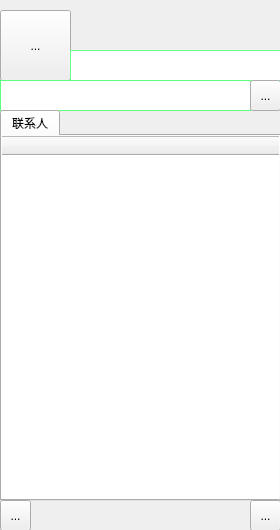
<?xml version="1.0" encoding="UTF-8"?>
<ui version="4.0">
 <class>mainWidget</class>
 <widget class="QWidget" name="mainWidget">
  <property name="geometry">
   <rect>
    <x>0</x>
    <y>0</y>
    <width>280</width>
    <height>530</height>
   </rect>
  </property>
  <property name="windowTitle">
   <string>Form</string>
  </property>
  <widget class="QToolButton" name="headImgToolBtn">
   <property name="geometry">
    <rect>
     <x>0</x>
     <y>10</y>
     <width>71</width>
     <height>71</height>
    </rect>
   </property>
   <property name="styleSheet">
    <string notr="true">border-color: rgb(0, 255, 255);</string>
   </property>
   <property name="text">
    <string>...</string>
   </property>
  </widget>
  <widget class="QWidget" name="horizontalLayoutWidget">
   <property name="geometry">
    <rect>
     <x>170</x>
     <y>0</y>
     <width>111</width>
     <height>21</height>
    </rect>
   </property>
   <layout class="QHBoxLayout" name="mainLayout"/>
  </widget>
  <widget class="QTextEdit" name="signNameTextEdit">
   <property name="geometry">
    <rect>
     <x>70</x>
     <y>50</y>
     <width>211</width>
     <height>31</height>
    </rect>
   </property>
   <property name="styleSheet">
    <string notr="true">border-width:1px;
font: 9pt &quot;Courier New&quot;;
border-color: rgb(105, 255, 143);
border-style:solid; </string>
   </property>
  </widget>
  <widget class="QTextEdit" name="searchTextEdit">
   <property name="geometry">
    <rect>
     <x>0</x>
     <y>80</y>
     <width>251</width>
     <height>31</height>
    </rect>
   </property>
   <property name="styleSheet">
    <string notr="true">border-width:1px;
font: 9pt &quot;Courier New&quot;;
border-color: rgb(93, 255, 131);
border-style:solid; </string>
   </property>
  </widget>
  <widget class="QToolButton" name="searchToolBtn">
   <property name="geometry">
    <rect>
     <x>250</x>
     <y>80</y>
     <width>31</width>
     <height>31</height>
    </rect>
   </property>
   <property name="text">
    <string>...</string>
   </property>
  </widget>
  <widget class="QTabWidget" name="mainTabWidget">
   <property name="geometry">
    <rect>
     <x>0</x>
     <y>110</y>
     <width>281</width>
     <height>391</height>
    </rect>
   </property>
   <property name="currentIndex">
    <number>0</number>
   </property>
   <widget class="QWidget" name="tab">
    <attribute name="title">
     <string>联系人</string>
    </attribute>
    <widget class="QTreeWidget" name="friendTreeWidget">
     <property name="geometry">
      <rect>
       <x>-10</x>
       <y>0</y>
       <width>291</width>
       <height>371</height>
      </rect>
     </property>
     <property name="styleSheet">
      <string notr="true">QTreeView {
    show-decoration-selected: 1;
}

QTreeView::item {
     border: 1px solid #d9d9d9;
    border-top-color: transparent;
    border-bottom-color: transparent;
}

QTreeView::item:hover {
    background: qlineargradient(x1: 0, y1: 0, x2: 0, y2: 1, stop: 0 #e7effd, stop: 1 #cbdaf1);
    border: 1px solid #bfcde4;
}

QTreeView::item:selected {
    border: 1px solid #567dbc;
}

QTreeView::item:selected:active{
    background: qlineargradient(x1: 0, y1: 0, x2: 0, y2: 1, stop: 0 #6ea1f1, stop: 1 #567dbc);
}

QTreeView::item:selected:!active {
    background: qlineargradient(x1: 0, y1: 0, x2: 0, y2: 1, stop: 0 #6b9be8, stop: 1 #577fbf);
}
</string>
     </property>
     <column>
      <property name="text">
       <string notr="true">1</string>
      </property>
     </column>
    </widget>
   </widget>
  </widget>
  <widget class="QToolButton" name="sysSettingToolBtn">
   <property name="geometry">
    <rect>
     <x>0</x>
     <y>500</y>
     <width>31</width>
     <height>31</height>
    </rect>
   </property>
   <property name="text">
    <string>...</string>
   </property>
  </widget>
  <widget class="QToolButton" name="sysHelpToolBtn">
   <property name="geometry">
    <rect>
     <x>250</x>
     <y>500</y>
     <width>31</width>
     <height>31</height>
    </rect>
   </property>
   <property name="text">
    <string>...</string>
   </property>
  </widget>
 </widget>
 <resources/>
 <connections/>
</ui>
